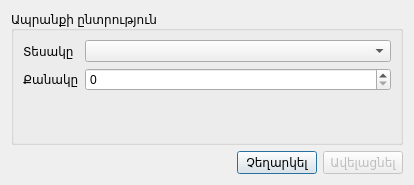
<?xml version="1.0" encoding="UTF-8"?>
<ui version="4.0">
 <class>EditStorageDlgUI</class>
 <widget class="QDialog" name="EditStorageDlgUI">
  <property name="geometry">
   <rect>
    <x>0</x>
    <y>0</y>
    <width>414</width>
    <height>185</height>
   </rect>
  </property>
  <property name="windowTitle">
   <string>Ավելացնել Ապրանք</string>
  </property>
  <property name="windowIcon">
   <iconset resource="farmmanager.qrc">
    <normaloff>:/FarmManager/Resources/add1.png</normaloff>:/FarmManager/Resources/add1.png</iconset>
  </property>
  <layout class="QVBoxLayout" name="verticalLayout_2">
   <item>
    <widget class="QGroupBox" name="groupBox">
     <property name="title">
      <string>Ապրանքի ընտրություն</string>
     </property>
     <layout class="QVBoxLayout" name="verticalLayout">
      <item>
       <layout class="QFormLayout" name="formLayout">
        <property name="fieldGrowthPolicy">
         <enum>QFormLayout::AllNonFixedFieldsGrow</enum>
        </property>
        <item row="0" column="0">
         <widget class="QLabel" name="label">
          <property name="text">
           <string>Տեսակը</string>
          </property>
         </widget>
        </item>
        <item row="0" column="1">
         <widget class="QComboBox" name="cbxItemType"/>
        </item>
        <item row="1" column="0">
         <widget class="QLabel" name="label_2">
          <property name="text">
           <string>Քանակը</string>
          </property>
         </widget>
        </item>
        <item row="1" column="1">
         <widget class="QSpinBox" name="sbxCount"/>
        </item>
       </layout>
      </item>
     </layout>
    </widget>
   </item>
   <item>
    <layout class="QHBoxLayout" name="horizontalLayout_2">
     <item>
      <spacer name="horizontalSpacer">
       <property name="orientation">
        <enum>Qt::Horizontal</enum>
       </property>
       <property name="sizeHint" stdset="0">
        <size>
         <width>40</width>
         <height>20</height>
        </size>
       </property>
      </spacer>
     </item>
     <item>
      <widget class="QPushButton" name="btnCancel">
       <property name="text">
        <string>Չեղարկել</string>
       </property>
      </widget>
     </item>
     <item>
      <widget class="QPushButton" name="btnAdd">
       <property name="enabled">
        <bool>false</bool>
       </property>
       <property name="text">
        <string>Ավելացնել</string>
       </property>
       <property name="icon">
        <iconset resource="farmmanager.qrc">
         <normaloff>:/FarmManager/Resources/add1.png</normaloff>:/FarmManager/Resources/add1.png</iconset>
       </property>
      </widget>
     </item>
    </layout>
   </item>
  </layout>
 </widget>
 <resources>
  <include location="farmmanager.qrc"/>
 </resources>
 <connections>
  <connection>
   <sender>btnCancel</sender>
   <signal>clicked()</signal>
   <receiver>EditStorageDlgUI</receiver>
   <slot>reject()</slot>
   <hints>
    <hint type="sourcelabel">
     <x>314</x>
     <y>146</y>
    </hint>
    <hint type="destinationlabel">
     <x>246</x>
     <y>146</y>
    </hint>
   </hints>
  </connection>
  <connection>
   <sender>cbxItemType</sender>
   <signal>currentIndexChanged(int)</signal>
   <receiver>sbxCount</receiver>
   <slot>clear()</slot>
   <hints>
    <hint type="sourcelabel">
     <x>118</x>
     <y>45</y>
    </hint>
    <hint type="destinationlabel">
     <x>123</x>
     <y>70</y>
    </hint>
   </hints>
  </connection>
 </connections>
</ui>
